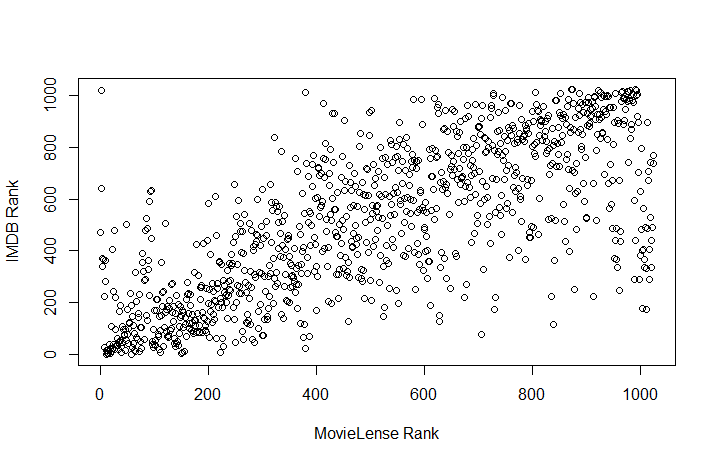

This chart was generated by the following R code:
data=read.csv("rankContrast.csv", header=T, sep='\t')
plot(data[,"MovieLense.Rank"], data[,"IMDB.Rank"], xlab="MovieLense Rank",ylab="IMDB Rank")
cor.test(~MovieLense.Rank + IMDB.Rank, data=data, method="pearson")
